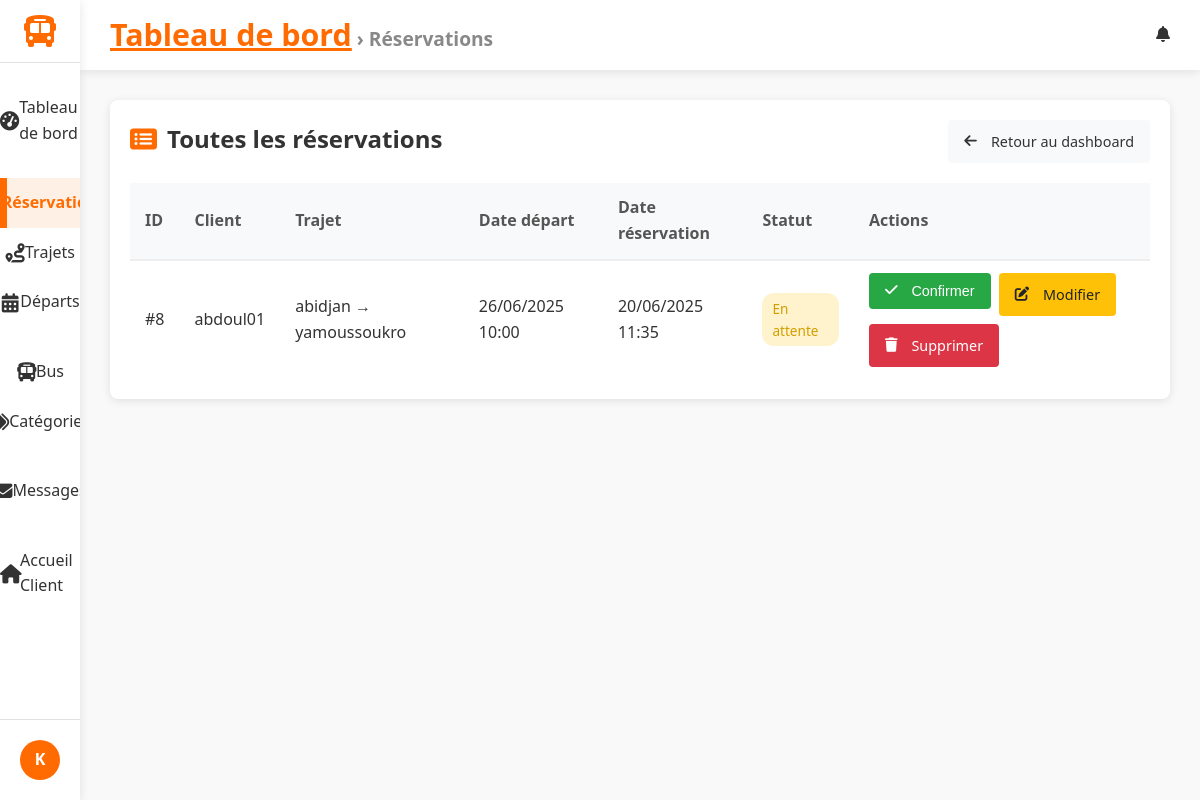
Before: /dashboard/reservations/ (signed in) with the older database file.
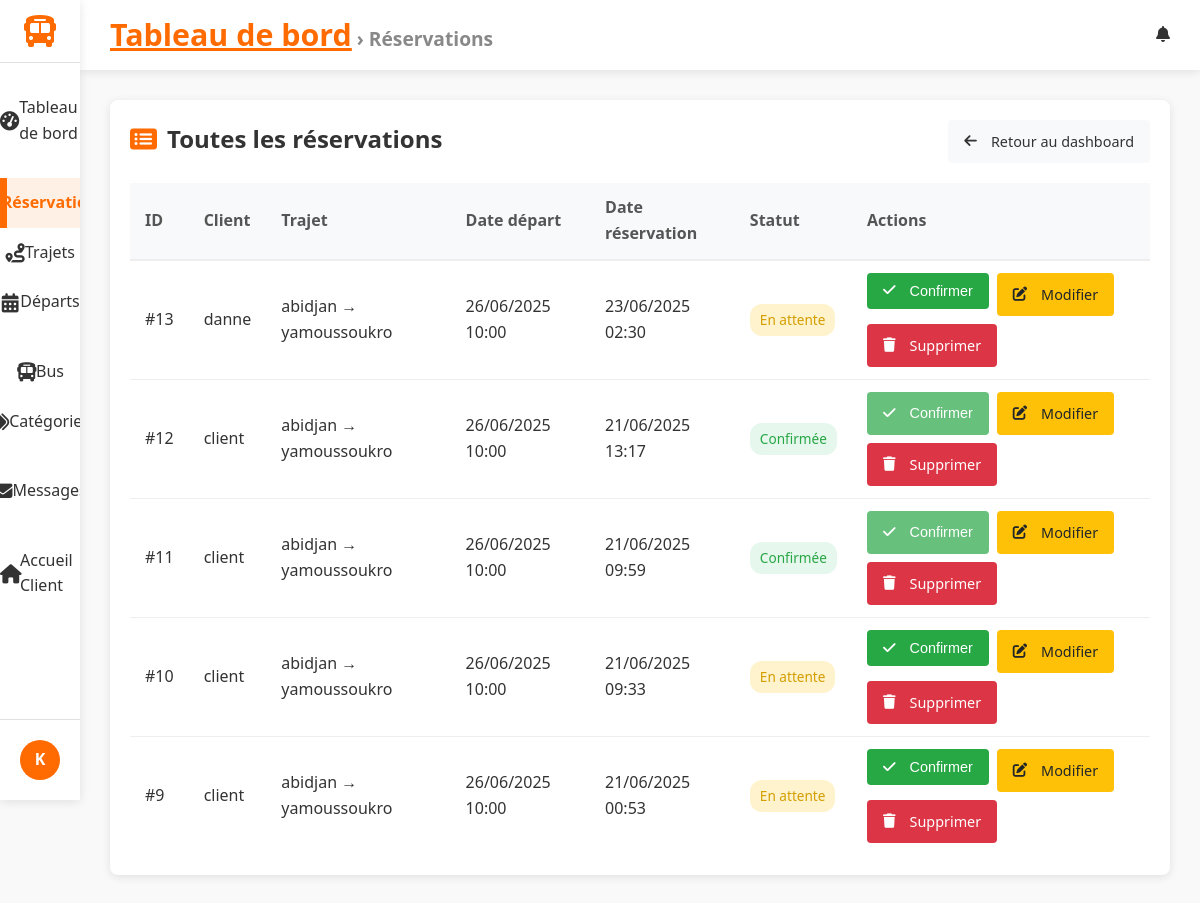
After: the same page with the newer database file.
### reservations/models.py (models this page shows, shortened)
class Reservation(models.Model):
    STATUS_CHOICES = [
        ('P', 'En attente'),
        ('C', 'Confirmée'),
        ('X', 'Annulée'),
    ]
    user = models.ForeignKey(settings.AUTH_USER_MODEL, on_delete=models.CASCADE)
    departure = models.ForeignKey(Departure, on_delete=models.CASCADE)
    status = models.CharField(max_length=1, choices=STATUS_CHOICES, default='P')
    booked_at = models.DateTimeField(auto_now_add=True)

### accounts/models.py (models this page shows, shortened)
class CustomUser(AbstractUser):
    """
    Modèle utilisateur personnalisé. Hérite de AbstractUser (nom d'utilisateur, email, etc.).
    Nous pourrions ajouter des champs ici (par ex. is_client), mais utilisons la version minimale.
    """

### trips/models.py (models this page shows, shortened)
class Departure(models.Model):
    trip = models.ForeignKey(Trip, on_delete=models.CASCADE)
    bus = models.ForeignKey(Bus, on_delete=models.CASCADE)
    date = models.DateField()
    time = models.TimeField()
    is_active = models.BooleanField(default=True)
    class Meta:
        ordering = ['date', 'time']  # Tri par défaut par date puis heure

class Trip(models.Model):
    origin = models.CharField(max_length=100)       # Ville de départ
    destination = models.CharField(max_length=100)  # Ville d'arrivée
    category = models.ForeignKey(Category, on_delete=models.CASCADE)
    description = models.TextField(blank=True)
    price = models.DecimalField(max_digits=10, decimal_places=2, default=0)  # Prix du trajet

### gareci_admin/views.py (the view)
# urls.py: path('reservations/', ReservationAdminListView.as_view(), name='reservation_list'),
class ReservationAdminListView(StaffRequiredMixin,ActiveTabMixin, BreadcrumbMixin , ListView):
    model = Reservation
    template_name = 'dashboard/reservation_list.html'
    active_tab_value ='reservations'
    breadcrumb_title = 'Réservations '
    context_object_name = 'reservations'
    ordering = ['-booked_at']

### gareci_admin/utils.py (called while the page is built)
    def test_func(self):
        return self.request.user.is_staff

    def get_context_data(self, **kwargs):
        context = super().get_context_data(**kwargs)
        if self.active_tab_value:
            context['active_tab'] = self.active_tab_value
        return context

    def get_context_data(self, **kwargs):
        context = super().get_context_data(**kwargs)
        if self.breadcrumb_title:
            context['breadcrumb_title'] = self.breadcrumb_title
        return context

### gareci_admin/templates/dashboard/reservation_list.html (shortened to what this page needs)
{% extends 'dashboard/dashboard_base.html' %}
{% block content %}
<div class="reservations-container">
    <div class="reservations-header">
        <h2><i class="fas fa-list-alt"></i> Toutes les réservations</h2>
        <a href="{% url 'dashboard:index' %}" class="btn btn-default">
            <i class="fas fa-arrow-left"></i> Retour au dashboard
        </a>
    </div>
    <table class="reservations-table">
        <thead>
            <tr>
                <th>ID</th>
                <th>Client</th>
                <th>Trajet</th>
                <th>Date départ</th>
                <th>Date réservation</th>
                <th>Statut</th>
                <th>Actions</th>
            </tr>
        </thead>
        <tbody>
            {% for reservation in reservations %}
            <tr>
                <td>#{{ reservation.id }}</td>
                <td>{{ reservation.user.username }}</td>
                <td>{{ reservation.departure.trip.origin }} → {{ reservation.departure.trip.destination }}</td>
                <td>{{ reservation.departure.date|date:"d/m/Y" }} {{ reservation.departure.time|time:'H:i' }}</td>
                <td>{{ reservation.booked_at|date:'d/m/Y H:i' }}</td>
                <td>
                    <span class="status-badge
                        {% if reservation.status == 'P' %}status-pending
                        {% elif reservation.status == 'C' %}status-confirmed
                        {% elif reservation.status == 'X' %}status-cancelled{% endif %}">
                        {% if reservation.status == 'P' %}En attente
                        {% elif reservation.status == 'C' %}Confirmée
                        {% elif reservation.status == 'X' %}Annulée{% endif %}
                    </span>
                </td>
                <td>
                    <div class="action-buttons">
                        {% if reservation.status == 'P' %}
                            <form method="post" action="{% url 'dashboard:reservation_confirm' reservation.id %}" style="display:inline;">
                                <button type="submit" class="btn btn-sm btn-success">
                                    <i class="fas fa-check"></i> Confirmer
                                </button>
                            </form>
                        {% elif reservation.status == 'C' %}
                            <button class="btn btn-sm btn-success" disabled style="pointer-events: none; opacity: 0.7;">
                                <i class="fas fa-check"></i> Confirmer
                            </button>
                        {% elif reservation.status == 'X' %}
                            <button class="btn btn-sm btn-success" disabled style="pointer-events: none; opacity: 0.7;">
                                <i class="fas fa-check"></i> Confirmer
                            </button>
                        {% endif %}
                        <a href="{% url 'dashboard:reservation_edit' reservation.id %}" class="btn btn-sm btn-warning">
                            <i class="fas fa-edit"></i> Modifier
                        </a>
                        <a href="{% url 'dashboard:reservation_delete' reservation.id %}"
                           class="btn btn-sm btn-danger"
                           onclick="return confirm('Voulez-vous vraiment supprimer cette réservation ?');">
                            <i class="fas fa-trash"></i> Supprimer
                        </a>
                    </div>
                </td>
            </tr>
            {% endfor %}
        </tbody>
    </table>
</div>
{% endblock %}

Changed rows visible on the page:
removed Reservation: id "8", user.username "abdoul01", departure.trip.origin "abidjan", departure.trip.destination "yamoussoukro", departure "26/06/2025", departure.time "10:00", booked_at "20/06/2025 11:35", status "En attente"
added Reservation: id "13", user.username "danne", departure.trip.origin "abidjan", departure.trip.destination "yamoussoukro", departure "26/06/2025", departure.time "10:00", booked_at "23/06/2025 02:30", status "En attente"
added Reservation: id "12", user.username "client", departure.trip.origin "abidjan", departure.trip.destination "yamoussoukro", departure "26/06/2025", departure.time "10:00", booked_at "21/06/2025 13:17", status "Confirmée"
added Reservation: id "11", user.username "client", departure.trip.origin "abidjan", departure.trip.destination "yamoussoukro", departure "26/06/2025", departure.time "10:00", booked_at "21/06/2025 09:59", status "Confirmée"
added Reservation: id "10", user.username "client", departure.trip.origin "abidjan", departure.trip.destination "yamoussoukro", departure "26/06/2025", departure.time "10:00", booked_at "21/06/2025 09:33", status "En attente"
added Reservation: id "9", user.username "client", departure.trip.origin "abidjan", departure.trip.destination "yamoussoukro", departure "26/06/2025", departure.time "10:00", booked_at "21/06/2025 00:53", status "En attente"
